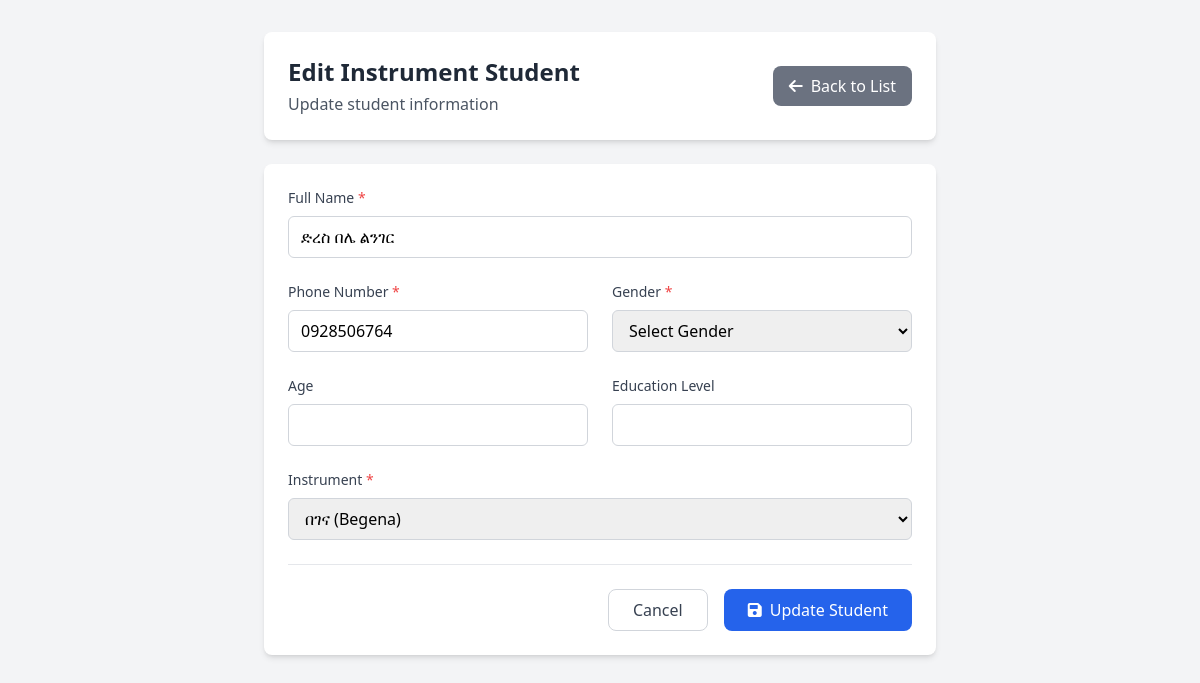
/edit_instrument_student.php?id=3, run on the app's committed database.
### tables this page shows
CREATE TABLE `instrument_registrations` (
  `id` int(11) NOT NULL,
  `student_id` int(11) DEFAULT NULL,
  `phone` varchar(20) DEFAULT NULL,
  `instrument` varchar(100) NOT NULL,
  `photo` varchar(255) DEFAULT NULL,
  `registration_date` datetime DEFAULT current_timestamp(),
  `full_name` varchar(128) NOT NULL,
  `christian_name` varchar(128) NOT NULL,
  `gender` varchar(16) NOT NULL,
  `birth_year_et` varchar(8) NOT NULL,
  `birth_month_et` varchar(8) NOT NULL,
  `birth_day_et` varchar(8) NOT NULL,
  `phone_number` varchar(32) NOT NULL,
  `person_photo_path` varchar(255) NOT NULL,
  `created_at` timestamp NOT NULL DEFAULT current_timestamp(),
  `flagged` tinyint(1) DEFAULT 0,
  `has_spiritual_father` varchar(16) DEFAULT NULL,
  `spiritual_father_name` varchar(255) DEFAULT NULL,
  `spiritual_father_phone` varchar(20) DEFAULT NULL,
  `spiritual_father_church` varchar(255) DEFAULT NULL,
  `sub_city` varchar(100) DEFAULT NULL,
  `district` varchar(100) DEFAULT NULL,
  `specific_area` varchar(100) DEFAULT NULL,
  `house_number` varchar(50) DEFAULT NULL,
  `emergency_name` varchar(255) DEFAULT NULL,
  `emergency_phone` varchar(20) DEFAULT NULL,
  `emergency_alt_phone` varchar(20) DEFAULT NULL,
  `emergency_address` text DEFAULT NULL
);

### edit_instrument_student.php (the view, shortened to what this page needs)
<?php
require_once 'config.php';
$student_id = $_GET['id'];
try {
    $pdo = new PDO("mysql:host=$host;dbname=$dbname;charset=utf8", $username, $password);
    $pdo->setAttribute(PDO::ATTR_ERRMODE, PDO::ERRMODE_EXCEPTION);
    $stmt = $pdo->prepare("
        SELECT * FROM instrument_registrations
        WHERE id = ?
    ");
    $stmt->execute([$student_id]);
    $student = $stmt->fetch(PDO::FETCH_ASSOC);
} catch (Exception $e) {
    $error = 'Database error: ' . $e->getMessage();
}
?>
<!DOCTYPE html>
<html lang="en">
<head>
    <script src="https://cdn.tailwindcss.com"></script>
    <link rel="stylesheet" href="https://cdnjs.cloudflare.com/ajax/libs/font-awesome/6.0.0/css/all.min.css">
</head>
<body class="bg-gray-100">
    <div class="min-h-screen py-8">
        <div class="max-w-2xl mx-auto">
            <div class="bg-white rounded-lg shadow-md p-6 mb-6">
                <div class="flex items-center justify-between">
                    <div>
                        <h1 class="text-2xl font-bold text-gray-800">Edit Instrument Student</h1>
                        <p class="text-gray-600 mt-1">Update student information</p>
                    </div>
                    <a href="students.php?view=instrument" class="px-4 py-2 bg-gray-500 text-white rounded-lg hover:bg-gray-600 flex items-center">
                        <i class="fas fa-arrow-left mr-2"></i>
                        Back to List
                    </a>
                </div>
            </div>
            <div class="bg-white rounded-lg shadow-md p-6">
                <form method="POST" class="space-y-6">
                    <div class="grid grid-cols-1 md:grid-cols-2 gap-6">
                        <div class="md:col-span-2">
                            <label class="block text-sm font-medium text-gray-700 mb-2">
                                Full Name <span class="text-red-500">*</span>
                            </label>
                            <input type="text" name="full_name" value="<?php echo htmlspecialchars($student['full_name']); ?>"
                                   class="w-full px-3 py-2 border border-gray-300 rounded-md focus:outline-none focus:ring-2 focus:ring-blue-500" required>
                        </div>
                        <div>
                            <label class="block text-sm font-medium text-gray-700 mb-2">
                                Phone Number <span class="text-red-500">*</span>
                            </label>
                            <input type="tel" name="phone_number" value="<?php echo htmlspecialchars($student['phone_number']); ?>"
                                   class="w-full px-3 py-2 border border-gray-300 rounded-md focus:outline-none focus:ring-2 focus:ring-blue-500" required>
                        </div>
                        <div>
                            <label class="block text-sm font-medium text-gray-700 mb-2">
                                Gender <span class="text-red-500">*</span>
                            </label>
                            <select name="gender" class="w-full px-3 py-2 border border-gray-300 rounded-md focus:outline-none focus:ring-2 focus:ring-blue-500" required>
                                <option value="">Select Gender</option>
                            </select>
                        </div>
                        <div>
                            <label class="block text-sm font-medium text-gray-700 mb-2">Age</label>
                            <input type="number" name="age" value="<?php echo htmlspecialchars($student['age']); ?>" min="1" max="100"
                                   class="w-full px-3 py-2 border border-gray-300 rounded-md focus:outline-none focus:ring-2 focus:ring-blue-500">
                        </div>
                        <div>
                            <label class="block text-sm font-medium text-gray-700 mb-2">Education Level</label>
                            <input type="text" name="education_level" value="<?php echo htmlspecialchars($student['education_level']); ?>"
                                   class="w-full px-3 py-2 border border-gray-300 rounded-md focus:outline-none focus:ring-2 focus:ring-blue-500">
                        </div>
                        <div class="md:col-span-2">
                            <label class="block text-sm font-medium text-gray-700 mb-2">
                                Instrument <span class="text-red-500">*</span>
                            </label>
                            <select name="instrument" class="w-full px-3 py-2 border border-gray-300 rounded-md focus:outline-none focus:ring-2 focus:ring-blue-500" required>
                                <option value="begena" <?php echo $student['instrument'] === 'begena' ? 'selected' : ''; ?>>በገና (Begena)</option>
                            </select>
                        </div>
                    </div>
                    <div class="flex justify-end space-x-4 pt-6 border-t">
                        <a href="students.php?view=instrument"
                           class="px-6 py-2 border border-gray-300 text-gray-700 rounded-lg hover:bg-gray-50">
                            Cancel
                        </a>
                        <button type="submit"
                                class="px-6 py-2 bg-blue-600 text-white rounded-lg hover:bg-blue-700 flex items-center">
                            <i class="fas fa-save mr-2"></i>
                            Update Student
                        </button>
                    </div>
                </form>
            </div>
        </div>
    </div>
</body>
</html>

### data on the page
instrument_registrations: full_name "ድረስ በሌ ልንገር", phone_number "0928506764", instrument "በገና (Begena)"
